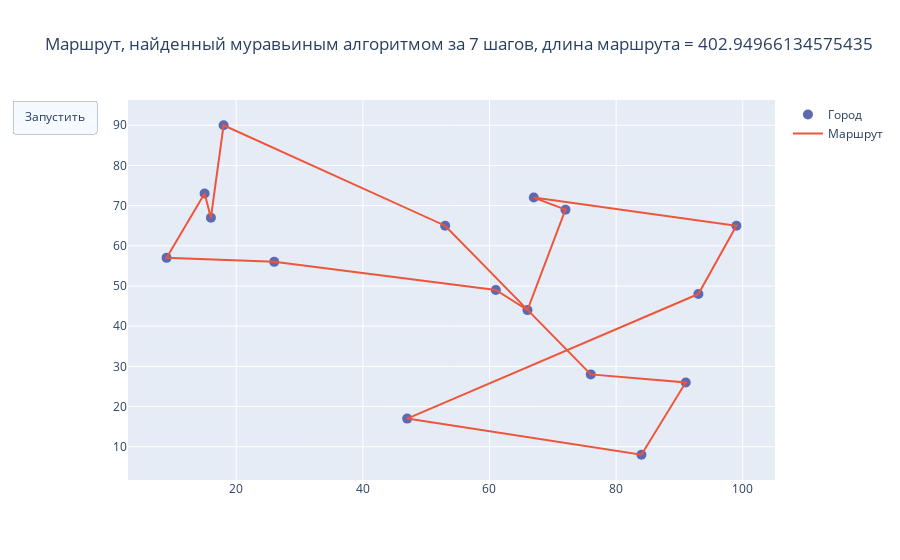

Notebook code for this chart:
### Code cell
import plotly.graph_objects as go

points = go.Scatter(x=cities_df['x'], y=cities_df['y'], mode='markers',
                    marker=dict(color='#5D69B1', size=10), name='Город',
                    text = ["Название: {}".format(name) for name in cities_df['name'] ])

paths_history, distances_history = tsp.get_solution_in_generations()
generations = len(paths_history)
answer = paths_history[generations - 1]

path = go.Scatter(x=answer[0], y=answer[1], mode='lines', name="Маршрут")

button = {
        "type": "buttons",
        "buttons": [
            {
                "label": "Запустить",
                "method": "animate",
                "args": [None, {"frame": {"duration": 180}}],
            }
        ],
    }

frames = []
for generation in range(generations):
    path = go.Scatter(x=paths_history[generation][0], y=paths_history[generation][1], 
                      mode='lines', name="Маршрут")
    layout = go.Layout(updatemenus=[button], 
                       title_text=f"Маршрут, найденный муравьиным алгоритмом за {generation + 1} шагов, " +
                                  f"длина маршрута = {distances_history[generation]}")
    frame = go.Frame(data=[points, path], layout=layout)
    frames.append(frame)


fig = go.Figure(data=[points, path], frames=frames, layout=layout)
fig.show()

### Figure 1 — Plotly figure (JSON) as saved in the notebook; plotly's stock layout.template omitted (floating-point values rounded to 4 significant figures)
{"data": [{"marker": {"color": "#5D69B1", "size": 10}, "mode": "markers", "name": "Город", "text": ["Название: A", "Название: B", "Название: C", "Название: D", "Название: E", "Название: F", "Название: G", "Название: H", "Название: I", "Название: J", "Название: K", "Название: L", "Название: M", "Название: N", "Название: O", "Название: P"], "type": "scatter", "x": [93, 67, 66, 99, 18, 47, 84, 16, 9, 76, 72, 53, 91, 61, 26, 15], "y": [48, 72, 44, 65, 90, 17, 8, 67, 57, 28, 69, 65, 26, 49, 56, 73]}, {"mode": "lines", "name": "Маршрут", "type": "scatter", "x": [93, 99, 67, 72, 66, 61, 26, 9, 15, 16, 18, 53, 76, 91, 84, 47, 93], "y": [48, 65, 72, 69, 44, 49, 56, 57, 73, 67, 90, 65, 28, 26, 8, 17, 48]}], "layout": {"title": {"text": "Маршрут, найденный муравьиным алгоритмом за 7 шагов, длина маршрута = 402.94966134575435"}, "updatemenus": [{"buttons": [{"args": [null, {"frame": {"duration": 180}}], "label": "Запустить", "method": "animate"}], "type": "buttons"}]}}
